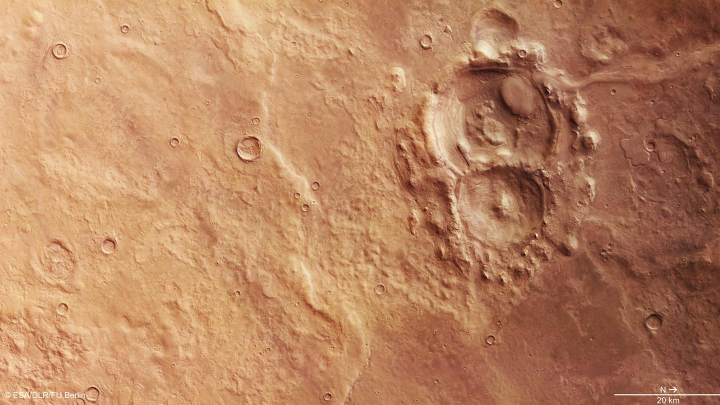
#> input picture hw6/ms.jpg, 1440 x 810 px (shown at 1/2 size)
$ python PicSize.py   (older library calls are emulated)
#> lines starting #> are read from the running program, lines starting #| are printed output that depends on the picture
# display the size of a picture

from PIL import Image

img = Image.open("ms.jpg")
#> img is the input picture: PIL image 1440x810 RGB; mean R, G, B 183.8, 131.9, 96.6
print(img.size)
#| (1440, 810)

img = img.resize((512, 512),Image.ANTIALIAS)
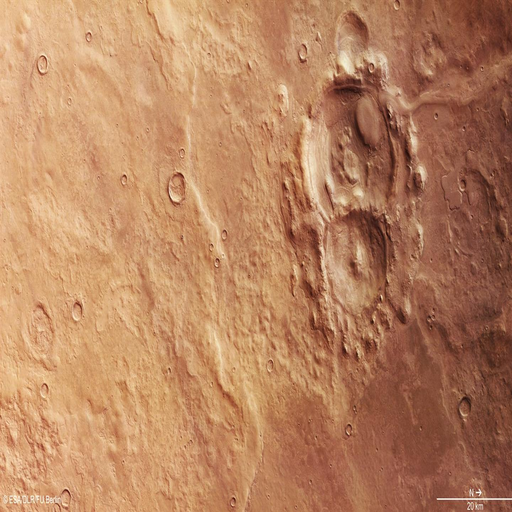
#> img: PIL image 512x512 RGB; mean R, G, B 183.8, 131.9, 96.6

img.save("mars.jpg")
